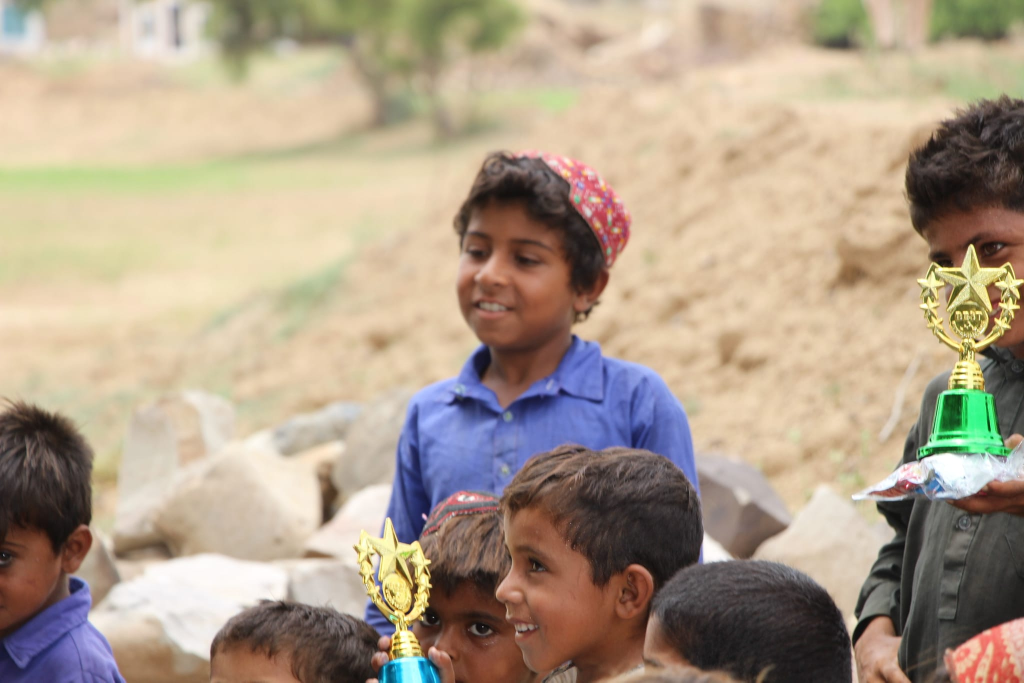
#> input picture fahad.jpg, 2048 x 1365 px (shown at 1/2 size)
$ python 'geometric transformations.py'
#> lines starting #> are read from the running program, lines starting #| are printed output that depends on the picture
#translation part

import cv2
import numpy as np

#   -1 means unchanged , 1 mean grayscale , 2 mean coloured
image=cv2.imread('fahad.jpg',-1)
#> image is the input picture: shape (1365, 2048, 3); mean B, G, R 138.5, 158.2, 174.8
image=cv2.resize(image,(500,500))
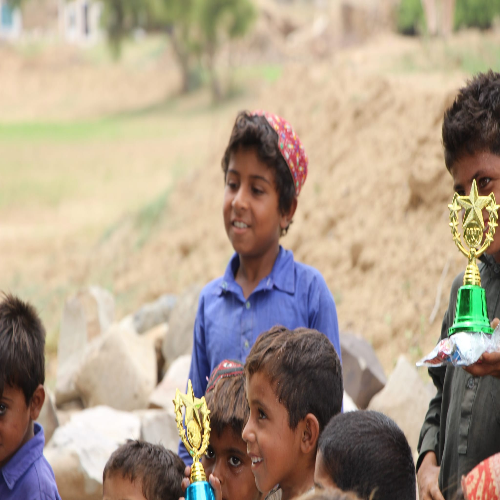
#> image: shape (500, 500, 3); mean B, G, R 138.4, 158.2, 174.7

# //-------------------TRanslation (moving in x and y direction )
# first acces rows coloumn from image.shape
# then create constrcution matrix  [ab tx
#                                 cd  ty]  tx and ty are x and y axix

rows,col,channels=image.shape
#> rows = 500; col = 500; channels = 3
Matrix=np.float32([
    [1,0,120],
    [0,1,30]
])

translated=cv2.warpAffine(image,Matrix,(col,rows))
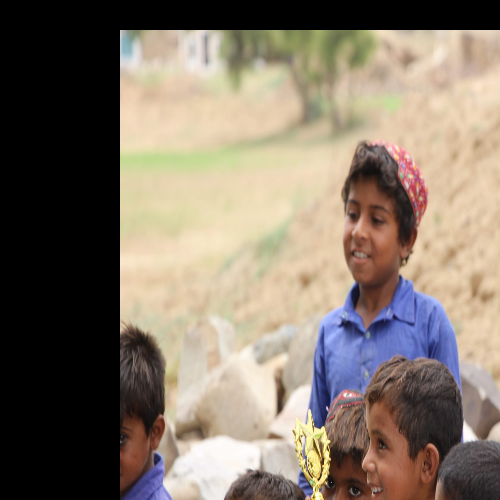
#> translated: shape (500, 500, 3); mean B, G, R 105, 118.5, 130.8
cv2.imshow("output image", translated)

#----------------------ROtation iMgae
angle=45
rotated_image=cv2.getRotationMatrix2D((col/2,rows/2),angle,1)
roataion=cv2.warpAffine(image,rotated_image,(col,rows))
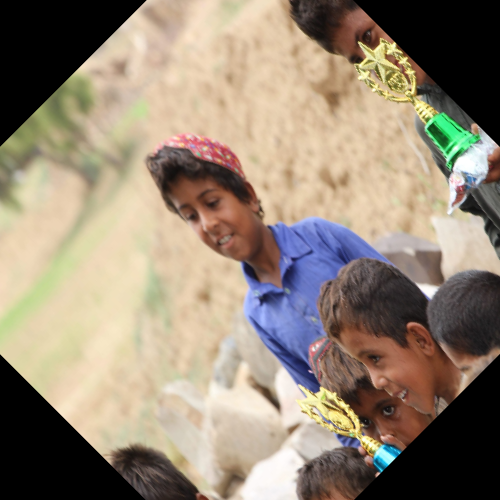
#> roataion: shape (500, 500, 3); mean B, G, R 117.4, 134.7, 148.7


cv2.imshow("Roated image",roataion)

cv2.waitKey(0)  #that means it will infinte time untill key pressed
cv2.destroyAllWindows()

$ run again, with live sketch.png saved as fahad.jpg
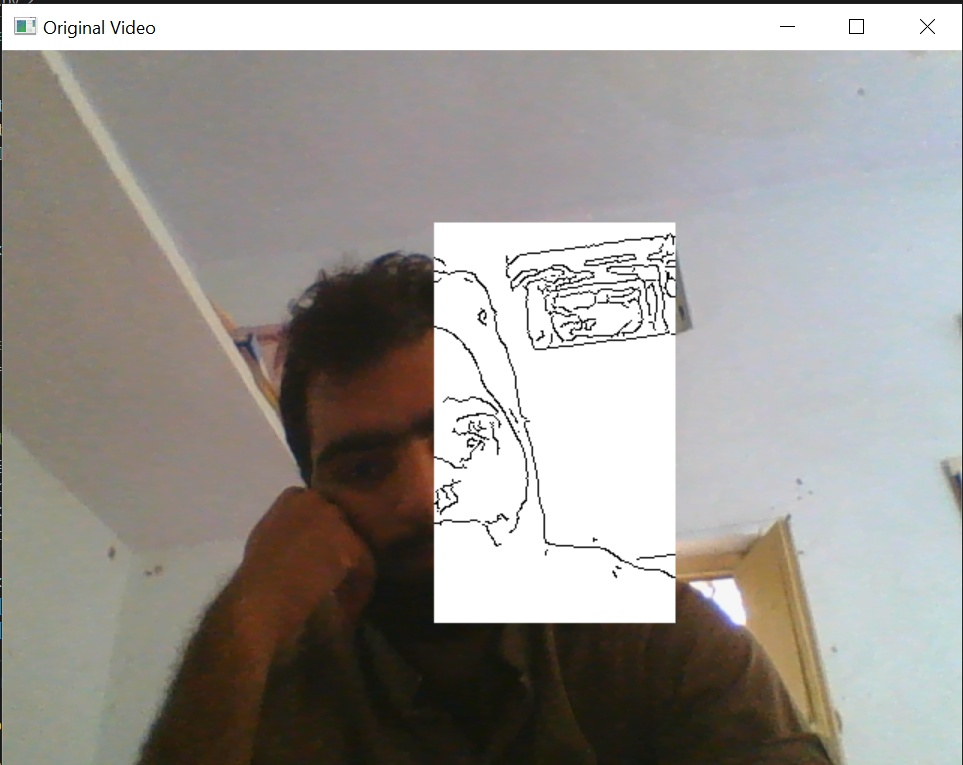
#> input picture live sketch.png, 963 x 765 px
#> image is the input picture: shape (765, 963, 3); mean B, G, R 147.7, 152.1, 155.7
#> image: shape (500, 500, 3)
#> `translated=cv2.warpAffine(image,Matrix,(col,rows))`:
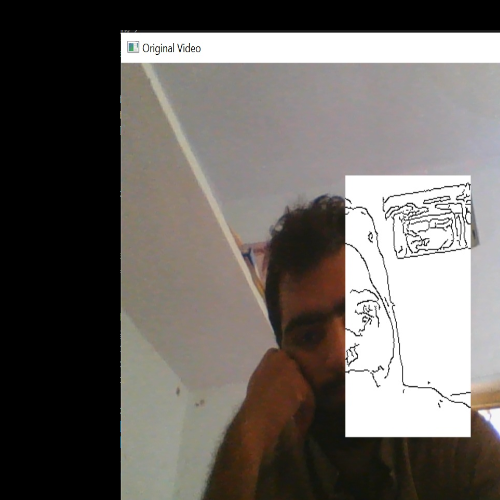
#> translated: shape (500, 500, 3); mean B, G, R 99.8, 103.8, 108.4
#> `roataion=cv2.warpAffine(image,rotated_image,(col,rows))`:
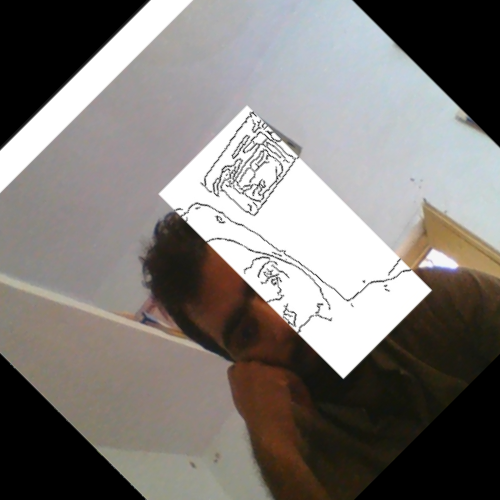
#> roataion: shape (500, 500, 3); mean B, G, R 119.8, 123.1, 127.1
